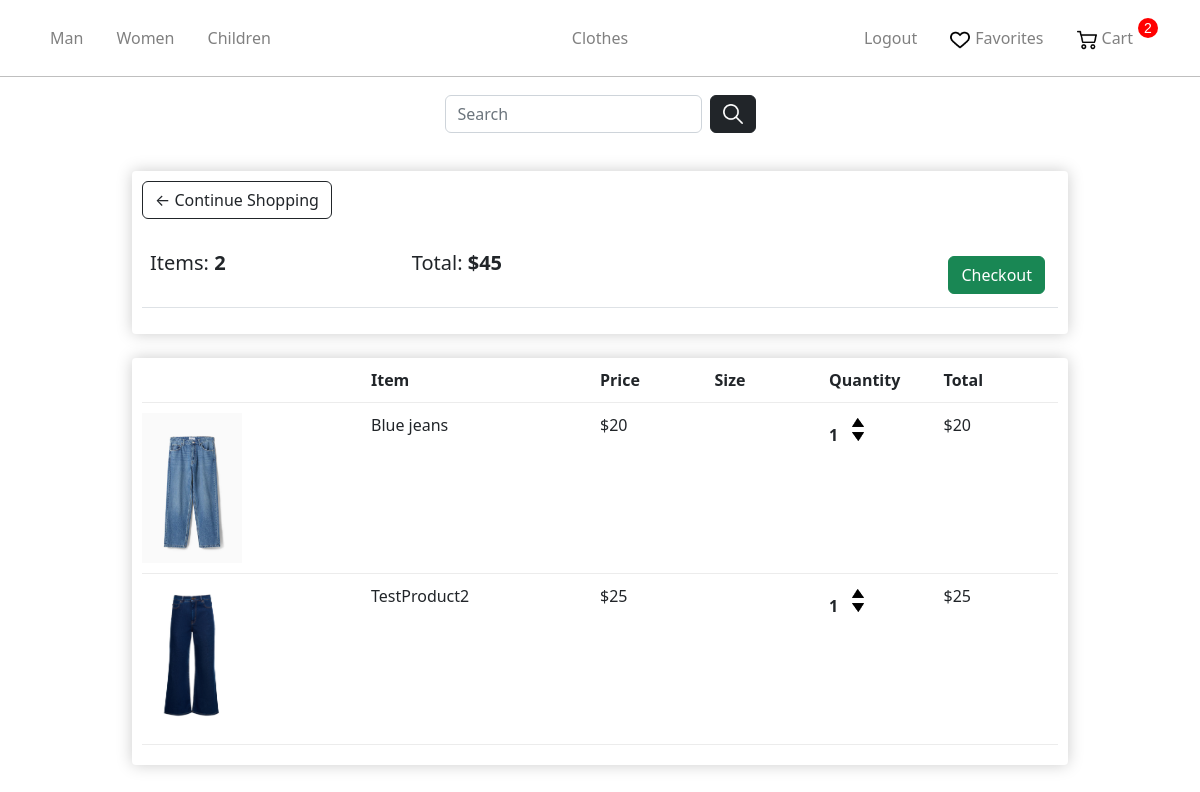
The app's page /cart/ (signed in), older data.
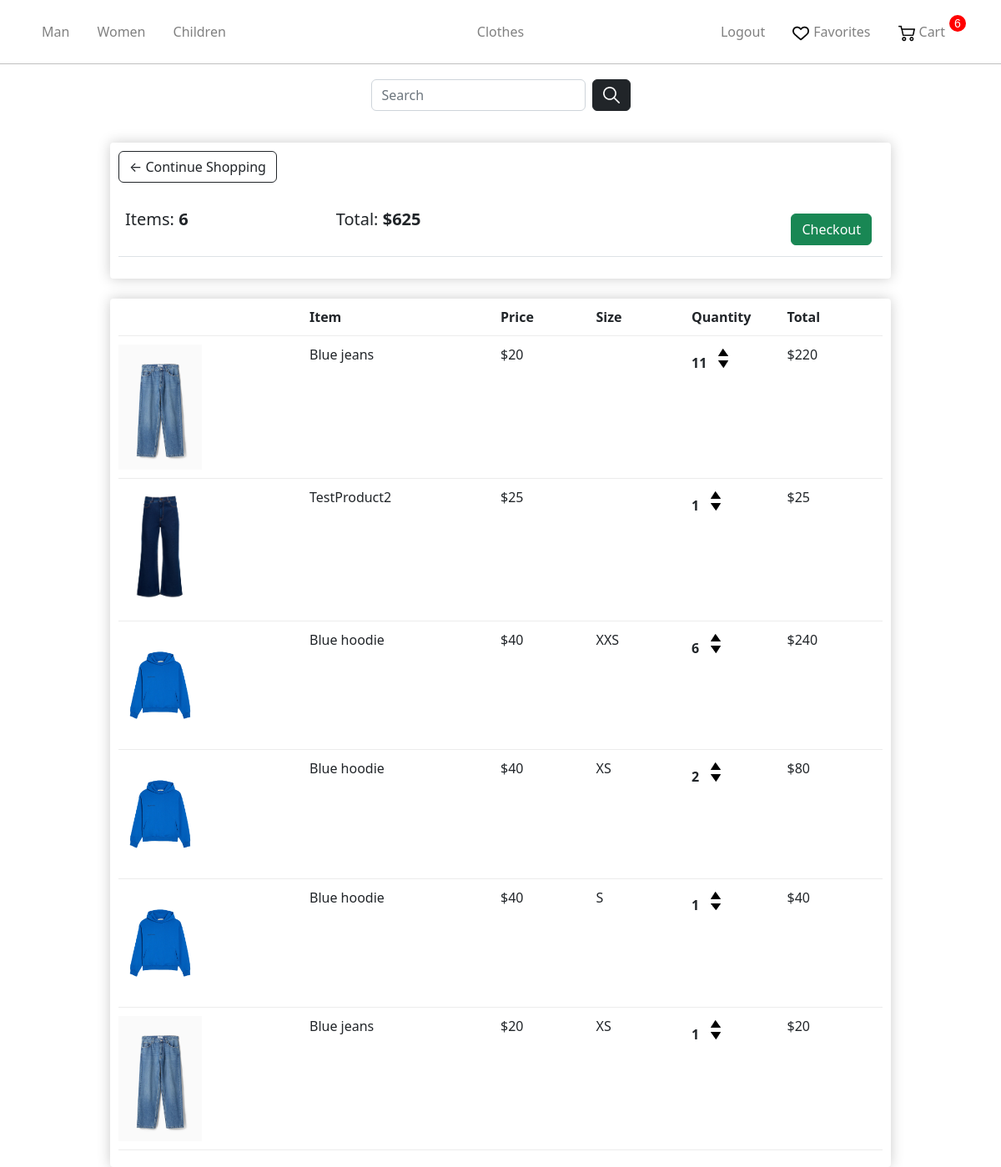
The same page, newer data.
### store/models.py (models this page shows, shortened)
class Gender(models.Model):
    name = models.CharField(max_length=100, db_index=True)
    slug = models.SlugField(max_length=255, unique=True, db_index=True)
    categories_id = models.ManyToManyField('Category')
    def get_absolute_url(self):
        return reverse('gender', kwargs={'gender_slug': self.slug})

class Order(models.Model):
    user = models.ForeignKey('User', on_delete=models.CASCADE)
    products = models.ManyToManyField('OrderProduct')
    time_create = models.DateTimeField(auto_now_add=True)
    ordered = models.BooleanField(default=False)
    address = models.ForeignKey('Address', on_delete=models.SET_NULL, blank=True, null=True)
    def get_total(self):
        total = 0
        for order_item in self.products.all():
            total += order_item.get_total_product_price()
        return total
    def get_payment_url(self):
        return reverse('landing', kwargs={'order_id': self.pk})

class OrderProduct(models.Model):
    user = models.ForeignKey('User', on_delete=models.CASCADE)
    product = models.ForeignKey('Product', on_delete=models.PROTECT)
    quantity = models.IntegerField(default=1)
    ordered = models.BooleanField(default=False)
    size = models.ForeignKey('Size',on_delete=models.SET_NULL, null=True )
    def get_total_product_price(self):
        return self.quantity * self.product.price

class Product(models.Model):
    AVAILABILITY =(
        ('Y', 'В наличии'),
        ('N', 'Нет в наличии'),
    )
    name = models.CharField(max_length=255)
    slug = models.SlugField(max_length=255, unique=True, db_index=True)
    description = models.TextField(blank=True)
    discount = models.BooleanField(default=False)
    price = models.IntegerField()
    price_discount = models.IntegerField(blank=True)
    photo = models.ImageField(upload_to="photos")
    size = models.CharField(max_length=255)
    availability = models.CharField(max_length=1,choices = AVAILABILITY,default = '')
    cat = models.ForeignKey('Category', on_delete=models.PROTECT)
    gender = models.ForeignKey('Gender', on_delete=models.PROTECT)
    sizes = models.ManyToManyField('Size')

class Size(models.Model):
    name = models.CharField(max_length=5)

### store/views.py (the view)
# urls.py: path('cart/', views.cart, name="cart"),
def cart(request):
    if not request.user.is_authenticated:
        return redirect("login")
    context = {}
    context = get_user_context(context,request)
    return render(request, 'store/cart.html', context)

### store/templatetags/store_tags.py (called while the page is built)
@register.simple_tag(name='getquantity')
def get_quantity(order_product_pk, plus):
    return reverse('change_quantity', kwargs={'order_product_pk': order_product_pk, 'plus': plus})

### store/utils.py (called while the page is built)
def get_user_context(dict,request):
    context = dict
    genders = Gender.objects.all()
    ordered = 1
    if not request.user.is_authenticated:
        ordered = 0
    else:
        order_qs = Order.objects.filter(user=request.user, ordered=False)
        if order_qs.exists():
            context["order"] = order_qs[0]
        else:
            ordered = 0
    context["genders"] = genders
    context["gender_selected"] = -1
    context["cat_selected"] = -1
    context["ordered"] = ordered
    return context

### store/templates/store/cart.html (shortened to what this page needs)
{% extends 'store/layout.html' %}
{% load static %}
{% load store_tags %}
{% block content %}
    <link rel="stylesheet" href="{% static 'store/css/CategoriesCartCheckout.css' %}">
	<div class="row">
		<div class="col-lg-12">
			<div class="box-element">
				<a  class="btn btn-outline-dark" href="{% url 'main' %}">&#x2190; Continue Shopping</a>
				<br>
				<br>
				<table class="table">
					<tr>
						<th><h5>Items: <strong>{{order.products.count}}</strong></h5></th>
						<th><h5>Total: <strong>${{order.get_total}}</strong></h5></th>
						<th>
							<a  style="float:right; margin:5px;" class="btn btn-success" href="{{order.get_payment_url}}">Checkout</a>
						</th>
					</tr>
				</table>
			</div>
			<br>
			<div class="box-element">
				<div class="cart-row">
					<div style="flex:2"></div>
					<div style="flex:2"><strong>Item</strong></div>
					<div style="flex:1"><strong>Price</strong></div>
					<div style="flex:1"><strong>Size</strong></div>
					<div style="flex:1"><strong>Quantity</strong></div>
					<div style="flex:1"><strong>Total</strong></div>
				</div>
				{%for orderproduct in order.products.all%}
				<div class="cart-row">
					<div style="flex:2"><img class="row-image" src="{{orderproduct.product.photo.url}}"></div>
					<div style="flex:2"><p>{{orderproduct.product.name}}</p></div>
					<div style="flex:1"><p>${{orderproduct.product.price}}</p></div>
					<div style="flex:1"><p>{{orderproduct.size.name}}</p></div>
					<div style="flex:1">
						<p class="quantity">{{orderproduct.quantity}}</p>
						<div class="quantity">
							{% getquantity order_product_pk=orderproduct.pk plus=1 as URL%}
							<a href = "{{URL}}"><img class="chg-quantity" src="../../static/store/img/arrow-up.png"></a>
							{% getquantity order_product_pk=orderproduct.pk plus=0 as URL%}
							<a href = "{{URL}}"><img class="chg-quantity" src="../../static/store/img/arrow-down.png"></a>
						</div>
					</div>
					<div style="flex:1"><p>${{orderproduct.get_total_product_price}}</p></div>
				</div>
				{%endfor%}
			</div>
		</div>
	</div>
{% endblock %}

### store/templates/store/layout.html (shortened to what this page needs)
{% load static %}
<!doctype html>
<html lang="en">
<head>
    <link rel="stylesheet" href="https://cdn.jsdelivr.net/npm/bootstrap@5.2.3/dist/css/bootstrap.min.css">
    <link rel="stylesheet" href="{% static 'store/css/main.css' %}">
</head>
<body>
    <nav class="navbar navbar-expand-sm navbar-dark main-nav">
    <div class="container justify-content-center">
        <ul class="nav navbar-nav w-100 flex-nowrap">
            {% for gender in genders%}
            <li class="nav-item active">
                {%if gender == gender_selected%}
                <p class="nav-link-selected lk" >{{gender.name}}</p>
                {%else%}
                <a class="nav-link lk" href="{{gender.get_absolute_url}}">{{gender.name}}</a>
                {%endif%}
            {% endfor %}
        </ul>
        <ul class="nav navbar-nav justify-content-center">
            <li class="nav-item"><a class="nav-link" href="{% url 'main' %}">Clothes</a></li>
        </ul>
        <ul class="nav navbar-nav w-100 justify-content-end">
            {% if request.user.is_authenticated %}
            <li class="nav-item">
                <a class="nav-link lk" href="{% url 'logout' %}">Logout</a>
            </li>
            {%endif%}
            <li class="nav-item">
                <a class="nav-link lk icon" href="{% url 'liked' %}"><img src="../../static/store/img/heart.png" alt="Heart Icon">Favorites</a>
            </li>
            <li class="nav-item">
                {%if not ordered%}
                    <p class="cart-total">0</p>
                {%else%}
                    <p class="cart-total">{{order.products.count}}</p>
                {%endif%}
                <a class="nav-link lk icon" href="{% url 'cart' %}"><img src="../../static/store/img/shopping-cart.png" alt="Cart Icon">Cart</a>
            </li>
        </ul>
    </div>
    </nav>
    <hr class="nav">
    <nav class="navbar navbar-expand-sm navbar-dark sec-nav">
    <div class="container justify-content-center">
        <form class="d-flex" role="search">
        <input class="form-control search-input me-2" type="search" placeholder="Search" aria-label="Search" name ="search_area" value="{{ search_input }}">
        <button type="button" class="btn btn-dark"><img src="../../static/store/img/loupe.png" alt="Loupe Icon"></button>
        </form>
    </div>
    </nav>
    {% block content %}
    {% endblock %}
</body>
</html>

### store/static/store/css/main.css (style rules this page uses)
.navbar .icon img { height: 20px; vertical-align: middle; margin-right: 5px; }
.navbar { padding: 18px; }
.navbar-expand-sm .navbar-nav .lk { padding-right: 25px; }
.navbar-nav .nav-link { color: gray; transition: color 0.2s ease-in-out; }
.navbar .cart-total { display: block; text-align: center; color: white; background-color: red; width: 20px; height: 20px; border-radius: 50%; font-size: 14px; font-family: Arial , sans-serif; float: right; }
.btn-dark { padding-top: 2px; }
.navbar .btn-dark img { height: 20px; width: 20px; vertical-align: middle; }
hr { margin: 0; color: black; }

### store/static/store/css/CategoriesCartCheckout.css (style rules this page uses)
.box-element { box-shadow:hsl(0, 0%, 80%) 0 0 16px; background-color: white; border-radius: 4px; padding: 10px; }
.col-lg-12 { max-width: 80%; margin: 0 auto; }
.row { display: flex; justify-content: center; align-items: center; margin-top: 20px; width: 100%; margin-left: 0; }
.row-image { width: 100px; }
.cart-row { display: flex; align-items: flex-stretch; padding-bottom: 10px; margin-bottom: 10px; border-bottom: 1px solid #ececec; }
.quantity { display: inline-block; font-weight: 700; padding-right: 10px; }
.chg-quantity { width: 12px; cursor: pointer; display: block; margin-top: 5px; transition: .1s; }

Row changes from the older to the newer data that the page shows:
changed Order: products.count "2" → "6"; get_total "45" → "625"
changed OrderProduct (number 1 of 6 on the later page): quantity "1" → "11"; get_total_product_price "20" → "220"
added OrderProduct: product.photo (picture), product.name "Blue hoodie", product.price "40", size.name "XXS", quantity "6", get_total_product_price "240"
added OrderProduct: product.photo (picture), product.name "Blue hoodie", product.price "40", size.name "XS", quantity "2", get_total_product_price "80"
added OrderProduct: product.photo (picture), product.name "Blue hoodie", product.price "40", size.name "S", quantity "1", get_total_product_price "40"
added OrderProduct: product.photo (picture), product.name "Blue jeans", product.price "20", size.name "XS", quantity "1", get_total_product_price "20"
